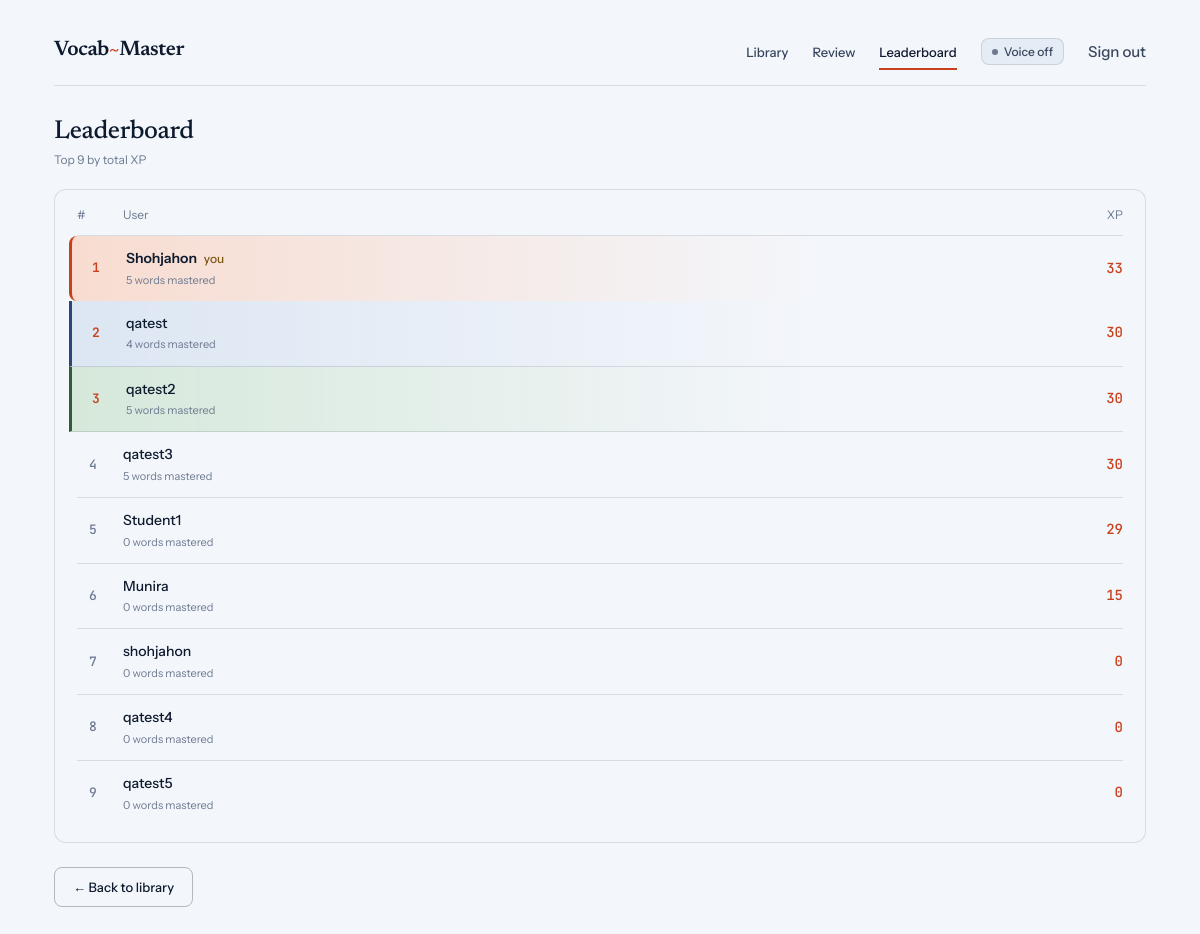
Before: /ranking/ (signed in) with the older database file.
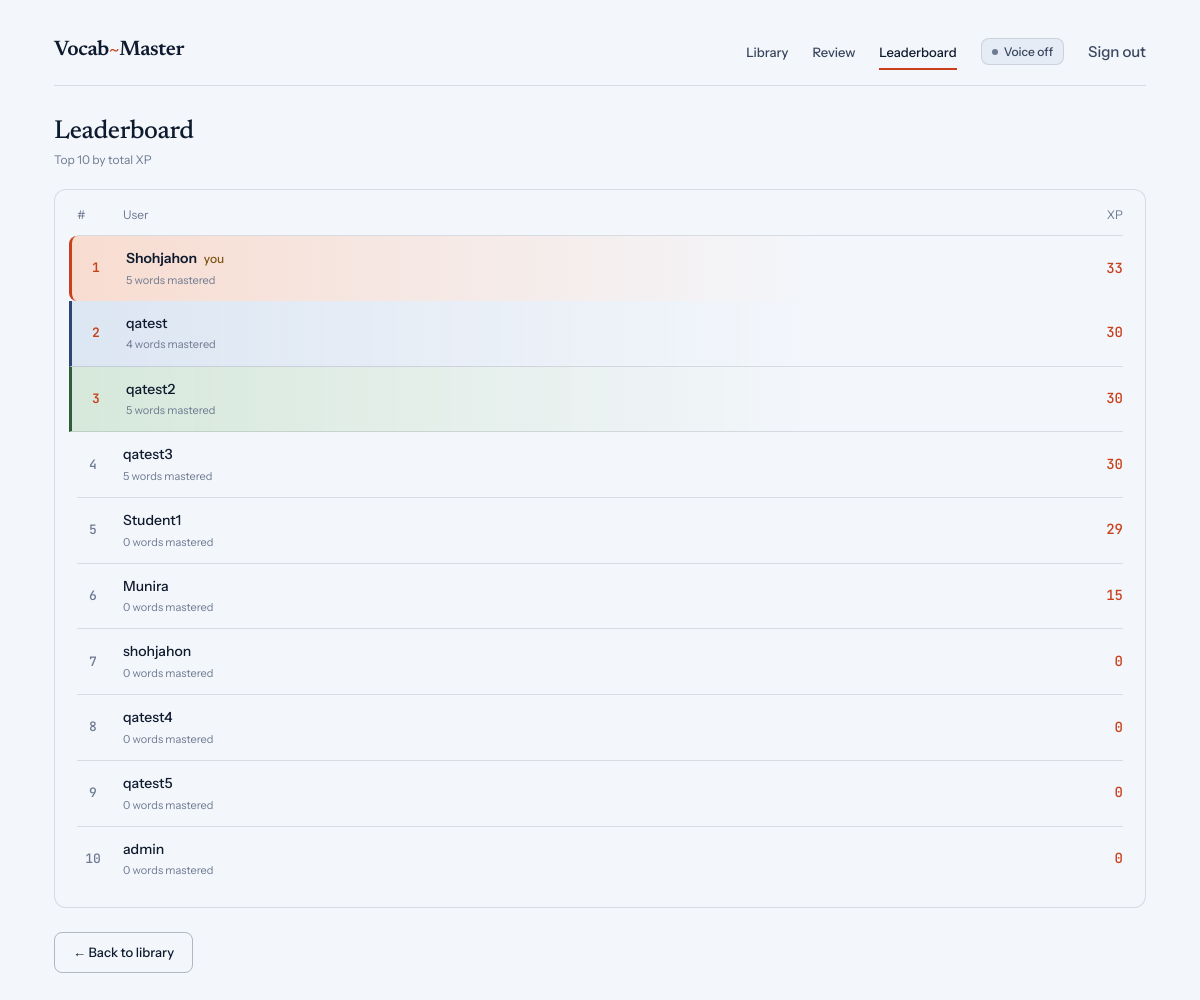
After: the same page with the newer database file.
### vocab/models.py (models this page shows, shortened)
class Profile(models.Model):
    user = models.OneToOneField(User, on_delete=models.CASCADE)
    total_score = models.IntegerField(default=0)
    words_mastered = models.IntegerField(default=0)

### vocab/views.py (the view)
# urls.py: path('ranking/', views.ranking_view, name='ranking'),
@login_required(login_url='login')
def ranking_view(request):
    all_profiles = Profile.objects.order_by('-total_score').select_related('user')
    paginator = Paginator(all_profiles, LEADERBOARD_PAGE_SIZE)
    page_number = request.GET.get('page', 1)
    page_obj = paginator.get_page(page_number)
    points_to_top_3 = None
    top_profiles = list(all_profiles[:3])
    if len(top_profiles) >= 3:
        top_3_score = top_profiles[2].total_score
        try:
            user_profile = Profile.objects.get(user=request.user)
            if user_profile.total_score < top_3_score:
                points_to_top_3 = top_3_score - user_profile.total_score + 1
        except Profile.DoesNotExist:
            pass
    return render(request, 'vocab/ranking.html', {
        'page_obj': page_obj,
        'profiles': page_obj.object_list,
        'points_to_top_3': points_to_top_3,
    })

### vocab/context_processors.py (called while the page is built)
def due_review_count(request):
    if not request.user.is_authenticated:
        return {}
    count = FlashcardReview.objects.filter(
        user=request.user,
        next_review__lte=timezone.now().date(),
    ).count()
    return {'due_review_count': count}

### vocab/templates/vocab/ranking.html (shortened to what this page needs)
{% extends "vocab/base.html" %}
{% block content %}
<section class="lb-head reveal">
    <h1 class="lb-title">Leaderboard</h1>
    <p class="meta-text">Top {{ profiles|length }} by total XP</p>
</section>
<div class="surface lb-table reveal d2">
    <div class="lb-headrow">
        <span class="meta-text">#</span>
        <span class="meta-text">User</span>
        <span class="meta-text lb-xp-h">XP</span>
    </div>
    <div class="lb-rows">
        {% for profile in profiles %}
        <div class="lb-row {% if forloop.counter == 1 %}rank-1{% elif forloop.counter == 2 %}rank-2{% elif forloop.counter == 3 %}rank-3{% endif %} {% if profile.user == request.user %}lb-you{% endif %}">
            <span class="lb-rank {% if forloop.counter <= 3 %}top3{% endif %}">{{ forloop.counter }}</span>
            <div class="lb-name">
                <p class="lb-user">{{ profile.user.username }}{% if profile.user == request.user %} <span class="meta-text lb-you-tag">you</span>{% endif %}</p>
                <p class="lb-sub meta-text">{{ profile.words_mastered }} words mastered</p>
            </div>
            <span class="lb-xp">{{ profile.total_score }}</span>
        </div>
        {% empty %}
        <p class="empty">No scores yet. Be the first.</p>
        {% endfor %}
    </div>
</div>
<div class="lb-foot reveal d3">
    <a href="{% url 'unit_hub' %}" class="btn ghost">&larr; Back to library</a>
</div>
{% endblock %}

Changed rows visible on the page:
added Profile: user.username "admin", words_mastered "0", total_score "0"
Other visible differences:
{{ profiles|length }}: "9" → "10"
